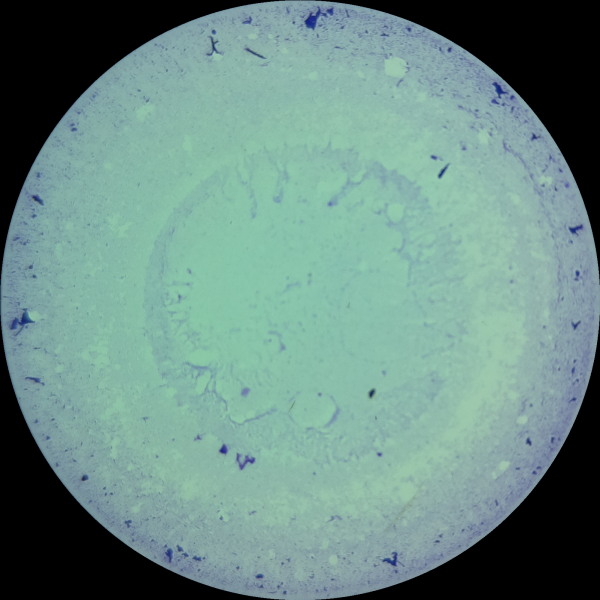
#> input picture 60272082-kmeans-and-color-segmentation/2.png, 600 x 600 px
$ python kmeans_and_color_segmentation.py
#> lines starting #> are read from the running program, lines starting #| are printed output that depends on the picture; after the words box and inside, x2 and y2 are one past the last pixel; in counts of white or black regions, pixels touching at a corner belong together
#> further down, original is the input picture: shape (600, 600, 3); mean B, G, R 132.1, 139.2, 106.4
import cv2
import numpy as np

# Kmeans color segmentation
def kmeans_color_quantization(image, clusters=8, rounds=1):
#> called with clusters = 5, rounds = 1
    h, w = image.shape[:2]
#> h = 600; w = 600
    samples = np.zeros([h*w,3], dtype=np.float32)
    count = 0

    for x in range(h):
        for y in range(w):
            samples[count] = image[x][y]
            count += 1
#> after the loop, count = 360000

    compactness, labels, centers = cv2.kmeans(samples,
            clusters,
            None,
            (cv2.TERM_CRITERIA_EPS + cv2.TERM_CRITERIA_MAX_ITER, 10000, 0.0001),
            rounds,
            cv2.KMEANS_RANDOM_CENTERS)
#> compactness = 31511249.2; centers = [[120.7, 85.61, 67.22], [167.3, 169.5, 133.9], [0.251, 0.221, 0.178], [159.3, 145.5, 120.3], [171.2, 189.3, 140.5]]

    centers = np.uint8(centers)
#> centers = [[120, 85, 67], [167, 169, 133], [0, 0, 0], [159, 145, 120], [171, 189, 140]]
    res = centers[labels.flatten()]
    return res.reshape((image.shape))

# Load original image
original = cv2.imread('2.png')

# Perform kmeans color segmentation
kmeans = kmeans_color_quantization(original, clusters=5)

# Color threshold on kmeans image
hsv = cv2.cvtColor(kmeans, cv2.COLOR_BGR2HSV)
#> hsv: shape (600, 600, 3); mean H, S, V 66.5, 49.2, 140.5
lower = np.array([90, 0, 0])
upper = np.array([102, 255, 255])
mask = cv2.inRange(hsv, lower, upper)
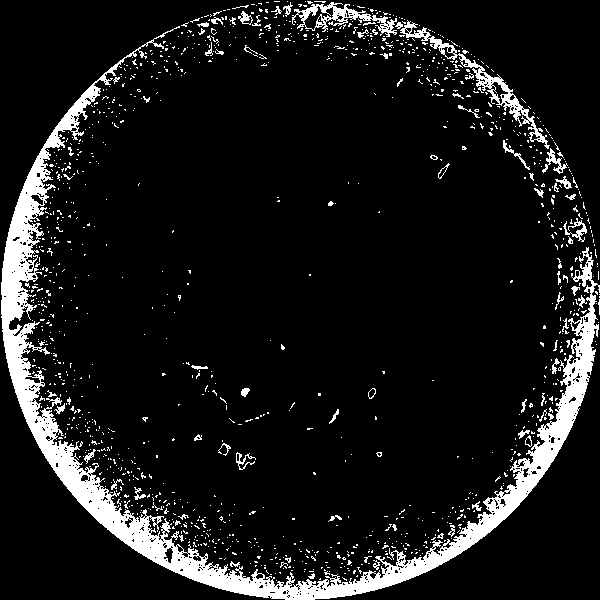
#> mask: shape (600, 600); 9.5% white; 1249 white regions (1172 under 20 px), largest, box (x1, y1, x2, y2) and area: (1, 26, 600, 600) 24114, (400, 20, 550, 149) 1612, (292, 2, 397, 37) 1045

# Apply mask onto original image
result = cv2.bitwise_and(original, original, mask=mask)
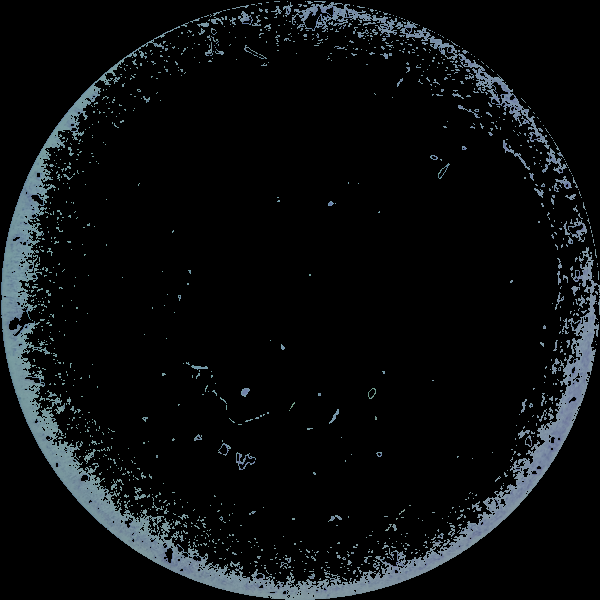
#> result: shape (600, 600, 3); mean B, G, R 15.1, 13.8, 11.4
result[mask==0] = (255,255,255)
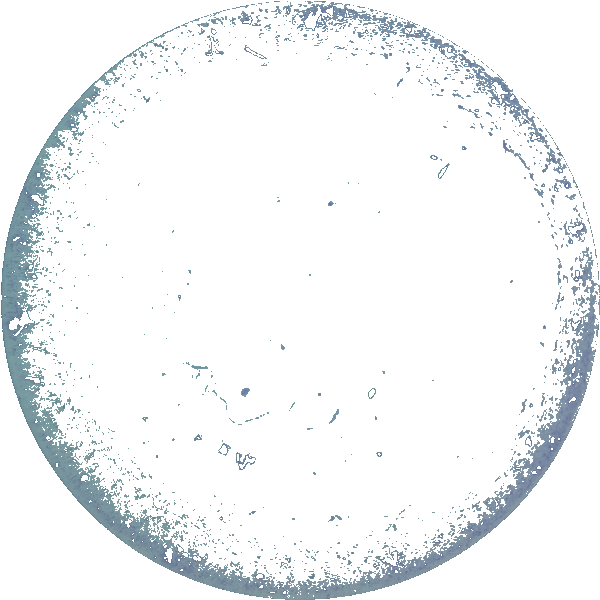
#> result: shape (600, 600, 3); mean B, G, R 245.9, 244.6, 242.2

# Display
cv2.imshow('kmeans', kmeans)
cv2.imshow('result', result)
cv2.imshow('mask', mask)
cv2.waitKey()
